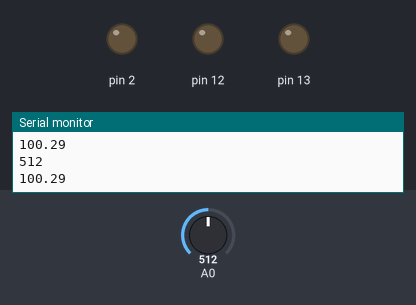
The sketch below on a simulated Arduino Uno, built with avr-gcc and run on an emulated ATmega328P. On the bench: output pins drawn as LEDs (lit = HIGH), the last lines printed to the serial monitor. Inputs (shaded band) come from the test bench; at power-on: A0 = 512.

Above: at 12.2 s.
12.3 s: A0 set to 292
23.6 s: A0 set to 269
At 33.5 s:
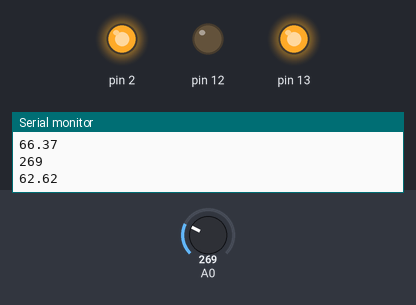
34.5 s: A0 set to 306
At 42.75 s:
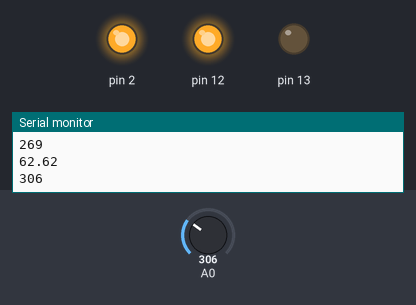
45.4 s: A0 set to 122
At 54.2 s:
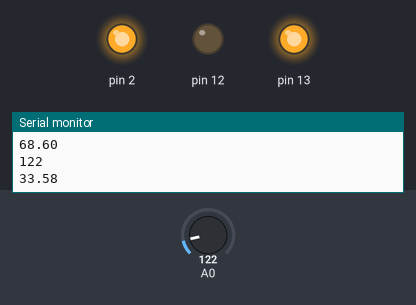
Timing chart, 0 to 55.7 s (numbered marks = the images above; inputs shaded):
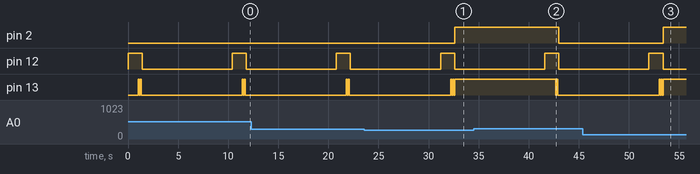

Measured:
- the behaviour switches between 284 and 283 on A0 (found by bisection; images 0 and 1)
- after the input at 23.6 s, pin 2: LOW → HIGH after 9.0 s
- after the input at 34.5 s, pin 2: HIGH → LOW after 8.5 s; pin 13: goes on until 42.9 s, then stays LOW
- after the input at 45.4 s, pin 2: LOW → HIGH after 8.0 s
- by itself, pin 12: alternates HIGH for 1.4 s and LOW for 9.0 s

The sketch:

slow-cooker.ino
```cpp
int MAX = 1024;
float B = 3435;
float T0 = 298.15;
float R0 = 10.0;
float R1 = 0.98;
float TARGET = 65.0;


void setup() {
  Serial.begin(9600);
  pinMode(2, OUTPUT);
  pinMode(12, OUTPUT);
  pinMode(13, OUTPUT);
}

void loop() {
  digitalWrite(12, HIGH);
  delay(1000);

  float temperature = getTemperature(analogRead(0));
  cookWithLove(temperature);
  Serial.println(temperature);

  digitalWrite(12, LOW);
  delay(9000);
}

float getTemperature(int analogInput) {
  Serial.println(analogInput);
  float r = calcResistance(analogInput);
  float t = calcTemperature(r);
  return t;
}

float calcResistance(int input) {
  return R1 * (MAX - input) / input;
}

float calcTemperature(float resistance) {
  float k = 1 / (log(resistance / R0) / B + (1 / T0));
  return k - 273.15;
}

void cookWithLove(float temperature) {
  //  なんとなくLEDをチカチカさせる
  digitalWrite(13, HIGH);
  delay(100);
  digitalWrite(13, LOW);
  delay(100);
  digitalWrite(13, HIGH);
  delay(100);
  digitalWrite(13, LOW);
  delay(100);

  if (temperature < TARGET) {
    digitalWrite(2, HIGH);
    digitalWrite(13, HIGH);
  } else if (temperature > TARGET)  {
    digitalWrite(2, LOW);
    digitalWrite(13, LOW);
  }
}
```
